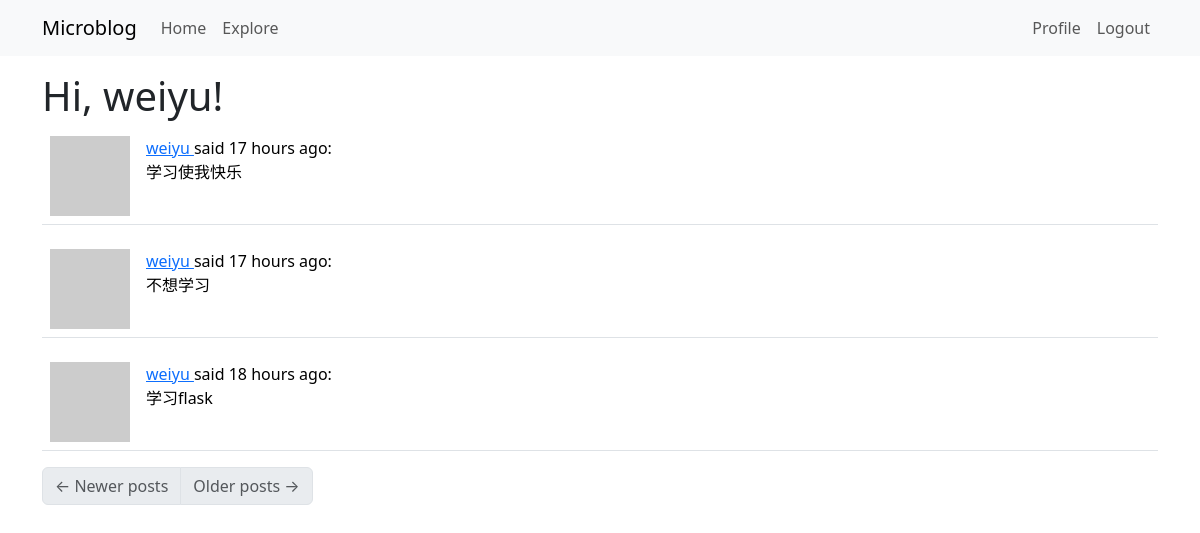
The page /explore (signed in) on the database as committed earlier.
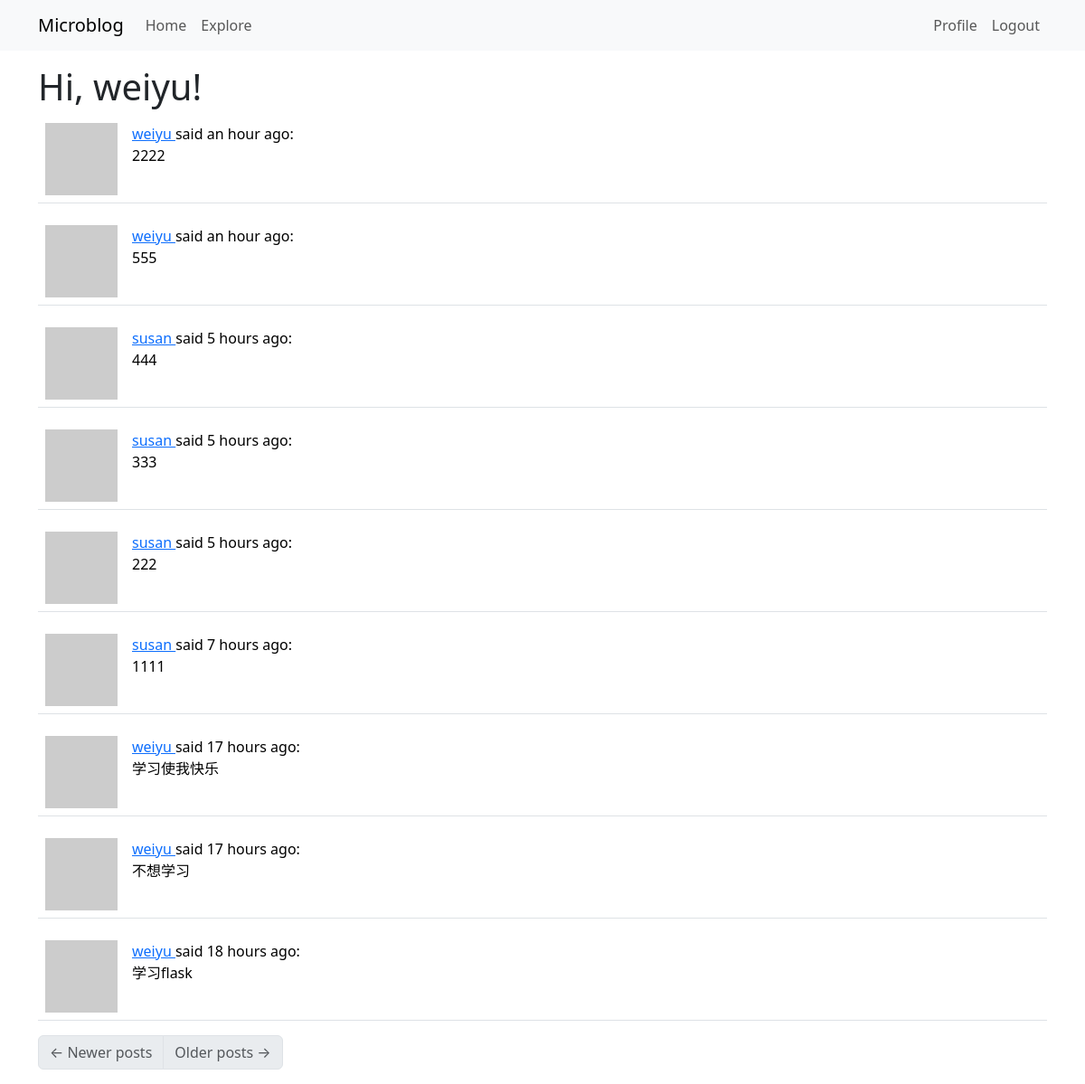
The same page on the database as committed later.
### src/models.py (models this page shows, shortened)
class Post(db.Model):
    id = dn=db.Column(db.Integer,primary_key=True)
    body = db.Column(db.String(140))
    timestamp = db.Column(db.DateTime,index=True,default=datetime.utcnow) #使用UTC时间
    user_id = db.Column(db.Integer,db.ForeignKey('user.id'))

class User(UserMixin, db.Model):
    id = db.Column(db.Integer,primary_key = True)
    username = db.Column(db.String(64),index=True,unique=True )
    email = db.Column(db.String(120),index=True,unique=True)
    password_hash = db.Column(db.String(128))
    posts = db.relationship('Post',backref='author',lazy='dynamic')
    about_me = db.Column(db.String(140))
    last_seen = db.Column(db.DateTime,default=datetime.utcnow)
    followed = db.relationship(
        'User', secondary=followers,
        primaryjoin=(followers.c.follower_id == id),
        secondaryjoin=(followers.c.followed_id == id),
        backref=db.backref('followers', lazy='dynamic'), lazy='dynamic')
    def avatar(self,size):
        digest = md5(self.email.lower().encode('utf-8')).hexdigest()
        return 'https://www.gravatar.com/avatar/{}?d=identicon&s={}'.format(
            digest,
            size
        )
    @login.user_loader
    def load_user(id):
        return User.query.get(int(id))

### src/routes.py (the view)
@app.route("/explore")
@login_required
def explore():
    page = request.args.get('page',1, type=int)
    posts = Post.query.order_by(Post.timestamp.desc()).paginate(
        page=page, per_page=app.config['POSTS_PER_PAGE'], error_out=False
    )
    next_url = url_for('explore', page=posts.next_num) \
        if posts.has_next else None
    prev_url = url_for('explore', page=posts.prev_num) \
        if posts.has_prev else None
    return render_template("index.html", title='Explore', posts=posts.items,
                          next_url=next_url, prev_url=prev_url)

### src/routes.py (called while the page is built)
@app.before_request
def before_request():
    if current_user.is_authenticated:
        current_user.last_seen = datetime.utcnow()
        db.session.commit()

### src/templates/index.html (shortened to what this page needs)
{% extends "base.html" %}
{% import "bootstrap_wtf.html" as wtf %}
{% block content %}
    <h1>Hi, {{ current_user.username }}!</h1>
    {% for post in posts %}
        {% include '_post.html' %}
    {% endfor %}
    <nav aria-label="Post navigation">
        <ul class="pagination">
            <li class="page-item{% if not prev_url %} disabled{% endif %}">
                <a class="page-link" href="{{ prev_url }}">
                    <span aria-hidden="true">&larr;</span> Newer posts
                </a>
            </li>
            <li class="page-item{% if not next_url %} disabled{% endif %}">
                <a class="page-link" href="{{ next_url }}">
                    Older posts <span aria-hidden="true">&rarr;</span>
                </a>
            </li>
        </ul>
    </nav>
{% endblock %}

### src/templates/_post.html
<table class="table table-hover">
    <tr>
        <td width="70px">
            <a href="{{ url_for('user', username=post.author.username) }}">
                <img src="{{ post.author.avatar(70) }}" />
            </a>
        </td>
        <td>
            <a href="{{ url_for('user', username=post.author.username) }}">
                {{ post.author.username }}
            </a>
            said {{ moment(post.timestamp).fromNow() }}:
            <br>
            {{ post.body }}
        </td>
    </tr>
</table>

Rows that differ between the two databases and show on the page:
added Post: author.username "weiyu", timestamp "an hour ago", body "2222"
added Post: author.username "weiyu", timestamp "an hour ago", body "555"
added Post: author.username "susan", timestamp "5 hours ago", body "444"
added Post: author.username "susan", timestamp "5 hours ago", body "333"
added Post: author.username "susan", timestamp "5 hours ago", body "222"
added Post: author.username "susan", timestamp "7 hours ago", body "1111"
